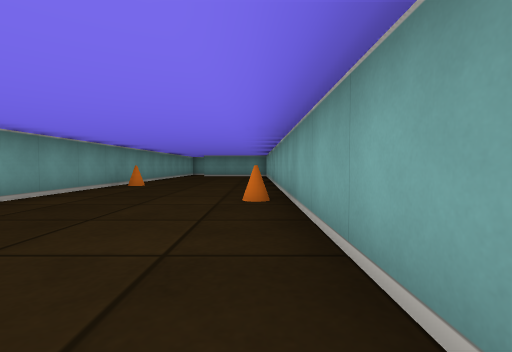
View 1 (above)

16 first-person views from a walk through a cub3D ray-caster map. The camera is about half as high as the walls, tilts 2° down and sees 85° across. The floor is counted in squares. Each view is taken from the middle of a square. On the plan, view 1 faces up. The plan holds only what a view shows up to about 9 squares ahead; the rest is blank.

View 2
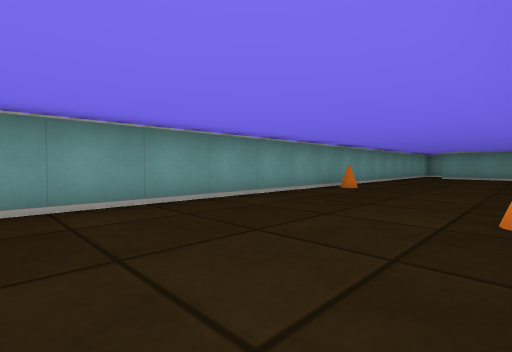

View 3
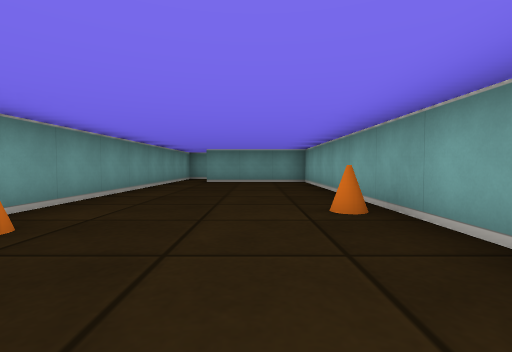

View 4
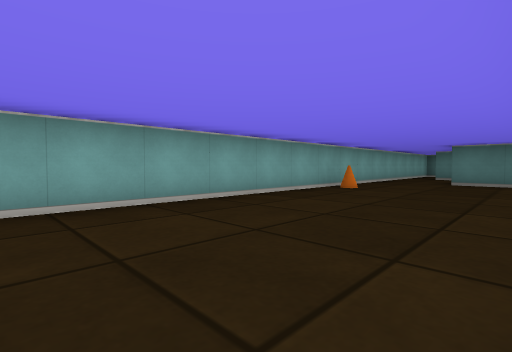

View 5
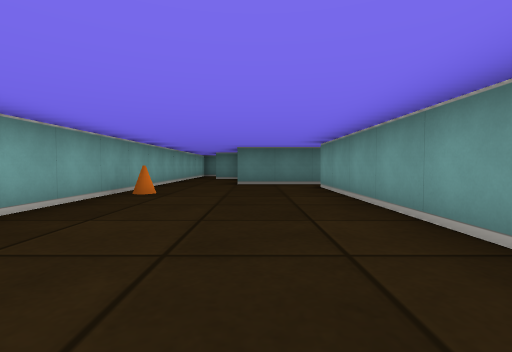

View 6
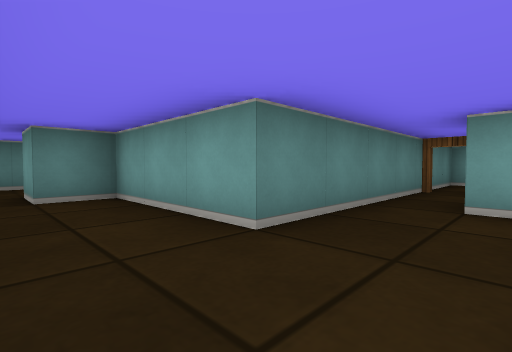

View 7
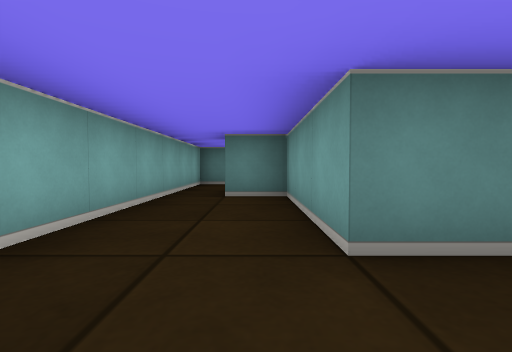

View 8
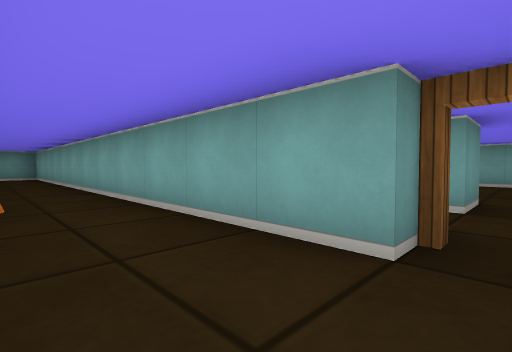

View 9
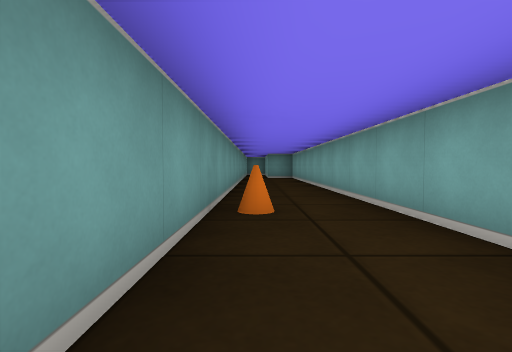

View 10
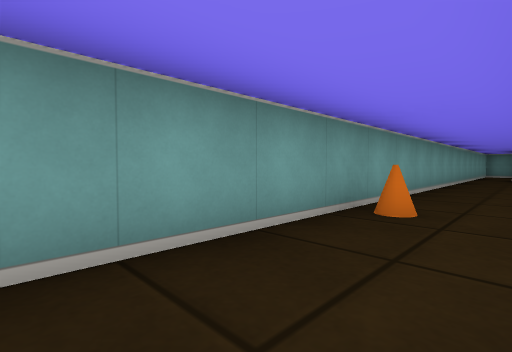

View 11
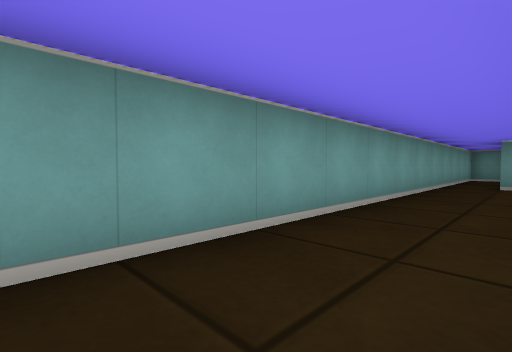

View 12
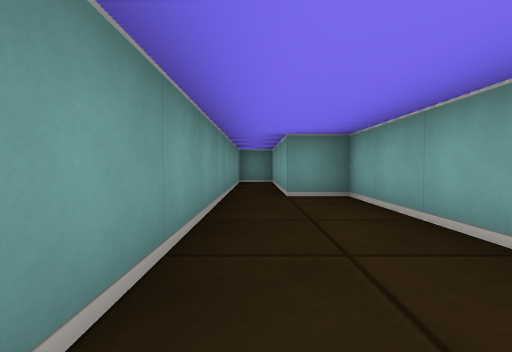

View 13
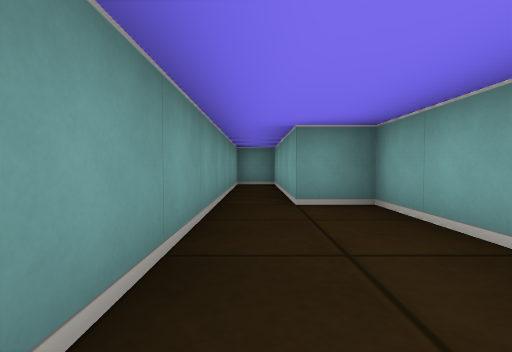

View 14
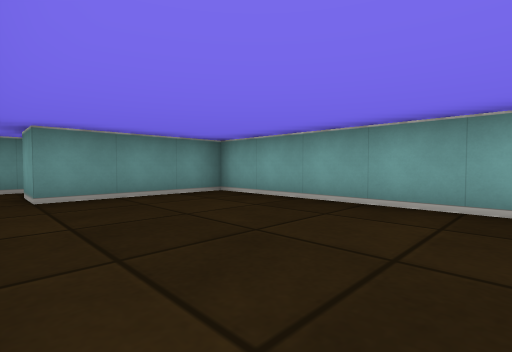

View 15
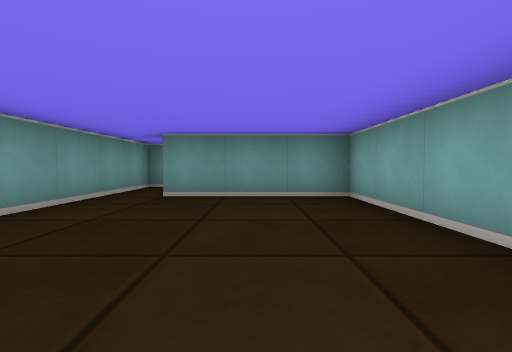

View 16
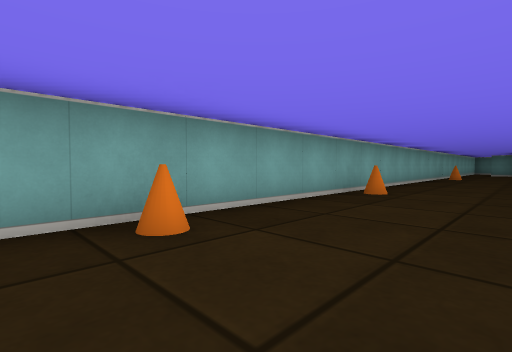

### Floor plan
Points are (right, up) in squares from view 1. A wall is a line through its corners. A room is listed if a view was taken in it or the views show most of it. See-through windows are left out.
Room 1 (views 1, 2, 3, 4, 5, 6, 7, 14, 15, 16)
walls: (-4.5, -5.5) (-1.5, -5.5) (-1.5, -8.5) (-0.5, -8.5) (-0.5, -9.5); (-2.4, 15.5) (-3.5, 15.5) (-3.5, -4.5) (-4.5, -4.5); (0.5, -9.5) (0.5, 13.5) (-2.5, 13.5) (-2.5, 14.5)
ways out: opening at (-4, -5); opening at (0, -9); open door at (-2, 15)
objects: cone (-3, 7); cone (0, -3); cone (0, 4); cone (0, 8)
Room 2 (views 8, 9, 10, 11, 12, 13)
walls: (-6.5, -4.5) (-6.5, 7.5) (-7.5, 7.5) (-7.5, 11.5) (-8.5, 11.5) (-8.5, -5.5) (-6, -5.5)
ways out: open door at (-6, -5)
objects: cone (-8, -1)

Where each view was taken, in squares from view 1:
view 1: 0 up, 0 right, facing up
view 2: 1 up, 0 right, facing up-left
view 3: 5 up, 1 left, facing up
view 4: 3 up, 3 left, facing down-right
view 5: 2 up, 2 left, facing down
view 6: 4 down, 0 right, facing down-left
view 7: 4 down, 1 left, facing down
view 8: 5 down, 8 left, facing up-right
view 9: 4 down, 8 left, facing up
view 10: 4 down, 7 left, facing up-left
view 11: 0 up, 7 left, facing up-left
view 12: 3 up, 8 left, facing up
view 13: 4 up, 8 left, facing up
view 14: 9 up, 3 left, facing up-right
view 15: 9 up, 1 left, facing up
view 16: 9 up, 2 left, facing down-right
